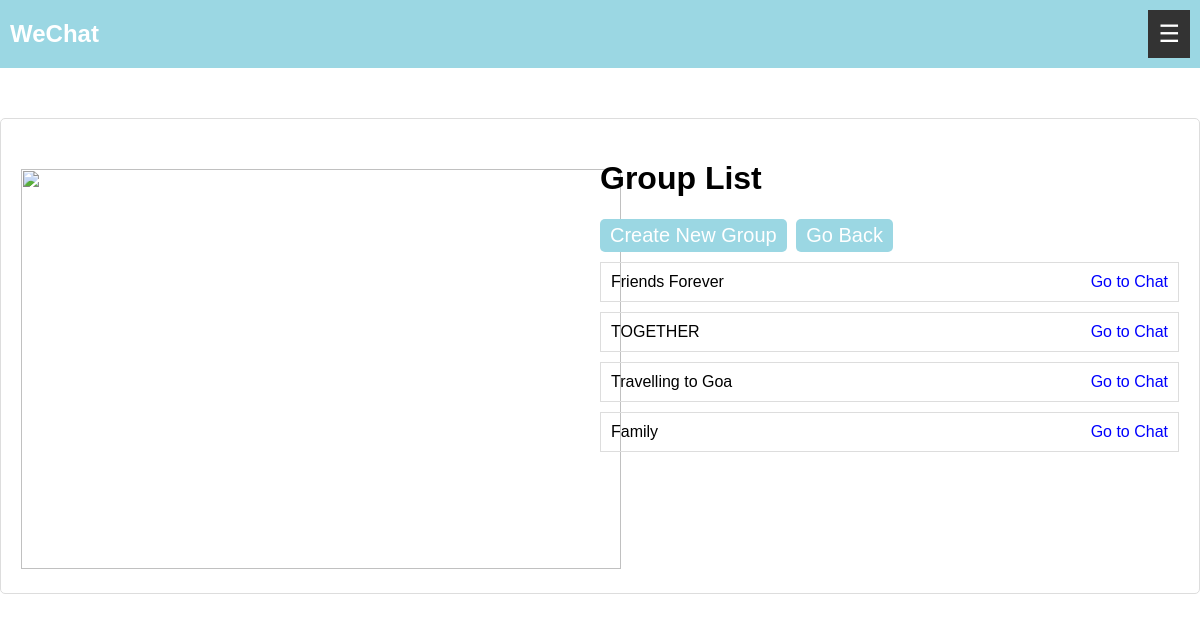
Page /groups/ (signed in) on the earlier database version.
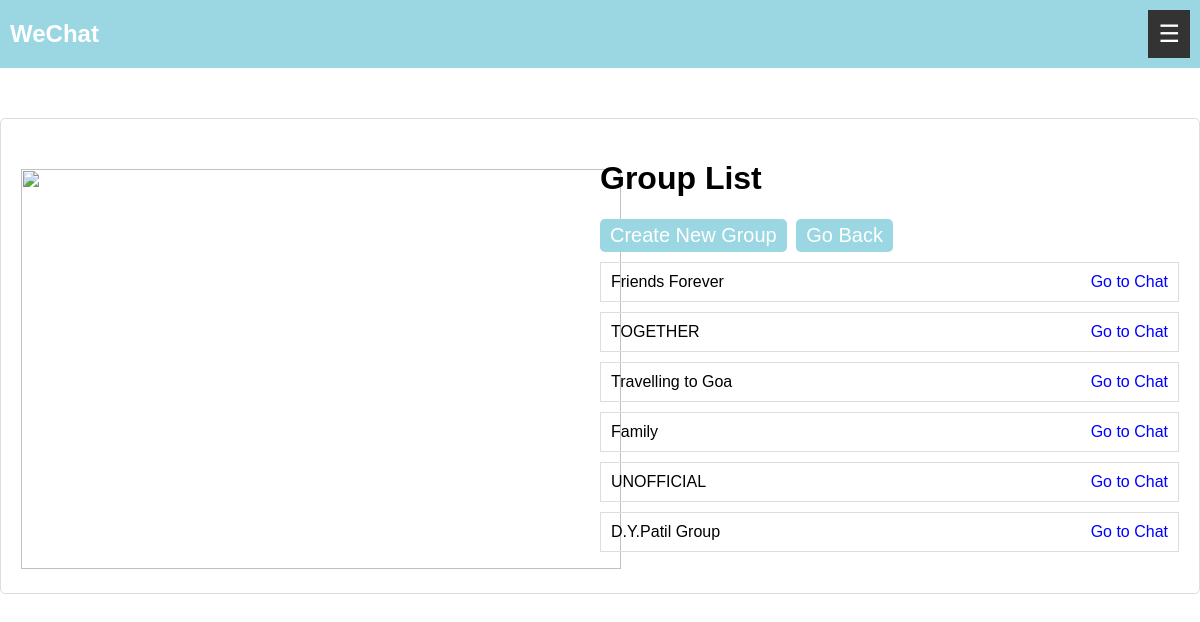
Same page on the later database version.
### app/models.py (models this page shows, shortened)
class Group(models.Model):
    name = models.CharField(max_length=255)
    description = models.TextField(null=True, blank=True)
    created_at = models.DateTimeField(auto_now_add=True)

### app/views.py (the view)
# urls.py: path('groups/', views.group_list, name='group_list'),
@login_required
def group_list(request):
    groups = Group.objects.all()
    return render(request, 'group_list.html', {'groups': groups})

### app/templates/group_list.html (shortened to what this page needs)
<!DOCTYPE html>
<html lang="en">
<head>
</head>
<body>
    <div class="main">
        <div class="navbar">
            <h2>WeChat</h2>
            <button id="sidebar-toggle" class="sidebar-toggle-btn">☰</button>
        </div>
        </div>
    <div class="form-container">
        <div class="form-container-left">
        <img src="https://500apps.com/images/blog/group-chat-pitfalls.png?v=1690290110521771960">
        </div>
        <div class="form-container-right">
        <h1>Group List</h1>
        <a href="{% url 'create_group' %}">
            <button class="create-group-btn">Create New Group</button>
        </a><a href="{% url 'index' %}">
            <button class="create-group-btn">Go Back</button>
        </a>
        {% for group in groups %}
        <div class="group">
            <span>{{ group.name }}</span>
            <a href="{% url 'group_chat' group.id %}">Go to Chat</a>
        </div>
        {% empty %}
        <p>No groups available. Create one!</p>
        {% endfor %}
    </div>
    </div>
</body>
</html>

Differences in the rows shown:
added Group: name "UNOFFICIAL"
added Group: name "D.Y.Patil Group"
